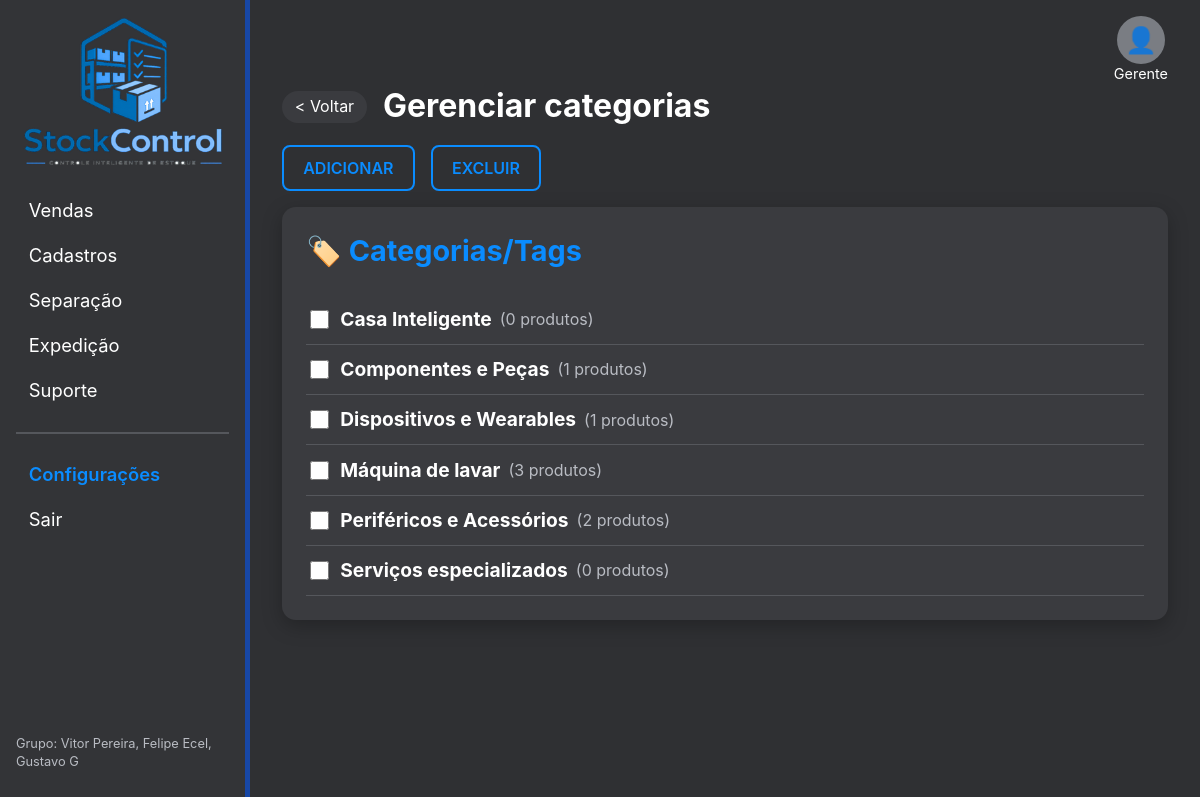
/categorias.php (signed in), run on the app's committed database.
### tables this page shows
CREATE TABLE categorias (
    id   INT AUTO_INCREMENT PRIMARY KEY,
    nome VARCHAR(100) NOT NULL UNIQUE
);

### includes/funcoes.php (called while the page is built, shortened)
<?php
function e($texto): string
{
    return htmlspecialchars((string) $texto, ENT_QUOTES, 'UTF-8');
}

### categorias.php (the view, shortened to what this page needs)
<?php
require 'includes/funcoes.php';
$db = conectar();
$categorias = $db->query(
    'SELECT c.id, c.nome, COUNT(p.id) AS total
       FROM categorias c LEFT JOIN produtos p ON p.categoria_id = c.id
   GROUP BY c.id, c.nome ORDER BY c.nome'
)->fetchAll();
require 'includes/cabecalho.php';
?>
<div class="cabecalho-admin">
    <a href="configuracoes.php" class="voltar">&lt; Voltar</a>
    <h1>Gerenciar categorias</h1>
</div>
<form method="post">
    <div class="botoes-admin">
        <a href="categoria_nova.php" class="btn btn-contorno">Adicionar</a>
        <button class="btn btn-contorno" data-confirmar="Você confirma a remoção da(s) categoria(s) selecionada(s)?">Excluir</button>
    </div>
    <div class="painel lista-check">
        <h2 class="txt-azul">&#127991;&#65039; Categorias/Tags</h2>
        <?php foreach ($categorias as $c): ?>
            <label class="check">
                <input type="checkbox" name="ids[]" value="<?= $c['id'] ?>">
                <?= e($c['nome']) ?> <small>(<?= $c['total'] ?> produtos)</small>
            </label>
        <?php endforeach; ?>
    </div>
</form>
<?php require 'includes/rodape.php'; ?>

### assets/css/style.css (style rules this page uses)
:root, :root[data-theme="escuro"] { --fundo: #2f3033; --fundo-2: #3a3b3f; --fundo-campo: #252629; --sidebar: #333437; --texto: #ffffff; --texto-2: #b9bcc3; --borda: #55575c; --cartao: #ffffff; --cartao-texto: #1f2328; --cartao-texto-2: #5f6670; --azul: #0a8cff; --azul-escuro: #1747a6; --laranja: #f07c1b; --verde: #1e9e4a; --vermelho: #e5322d; --sombra: 0 6px 20px rgba(0, 0, 0, .25); }
* { box-sizing: border-box; }
body { margin: 0; font-family: "Inter", "Segoe UI", Roboto, Arial, sans-serif; background: var(--fundo); color: var(--texto); line-height: 1.4; }
a { color: var(--azul); text-decoration: none; }
input, select, textarea, button { font: inherit; }
input, select, textarea { width: 100%; padding: .55rem .7rem; border: 1px solid var(--borda); border-radius: 6px; background: var(--fundo-campo); color: var(--texto); }
input[type="checkbox"] { width: 1.2rem; height: 1.2rem; accent-color: var(--verde); }
.btn { display: inline-block; padding: .6rem 1.2rem; border: 2px solid transparent; border-radius: 8px; cursor: pointer; font-weight: 600; text-align: center; color: #fff; background: var(--fundo-2); }
.btn-contorno { background: transparent; border-color: var(--azul); color: var(--azul); text-transform: uppercase; }
.txt-azul { color: var(--azul); }
.painel { background: var(--fundo-2); border-radius: 14px; padding: 1.5rem; margin-bottom: 1.5rem; box-shadow: var(--sombra); }
.painel h2 { margin-top: 0; }
.check { display: flex; align-items: center; gap: .5rem; cursor: pointer; }
.voltar { display: inline-block; background: var(--fundo-2); color: var(--texto); padding: .3rem .8rem; border-radius: 20px; margin-bottom: .8rem; }
.cabecalho-admin { display: flex; align-items: center; gap: 1rem; margin-bottom: 1rem; }
.cabecalho-admin h1 { margin: 0; }
.cabecalho-admin .voltar { margin: 0; }
.botoes-admin { display: flex; gap: 1rem; margin-bottom: 1rem; }
.lista-check { font-size: 1.2rem; font-weight: 700; }
.lista-check .check { padding: .7rem 0; border-bottom: 1px solid var(--borda); }
.lista-check small { color: var(--texto-2); font-weight: 400; }

### data on the page
categorias: nome "Casa Inteligente", total "0"
categorias: nome "Componentes e Peças", total "1"
categorias: nome "Dispositivos e Wearables", total "1"
categorias: nome "Máquina de lavar", total "3"
categorias: nome "Periféricos e Acessórios", total "2"
categorias: nome "Serviços especializados", total "0"

### other printed values
$texto "Vendas"
$texto "Cadastros"
$texto "Separação"
$texto "Expedição"
$texto "Suporte"
$usuario['cargo'] "Gerente"
